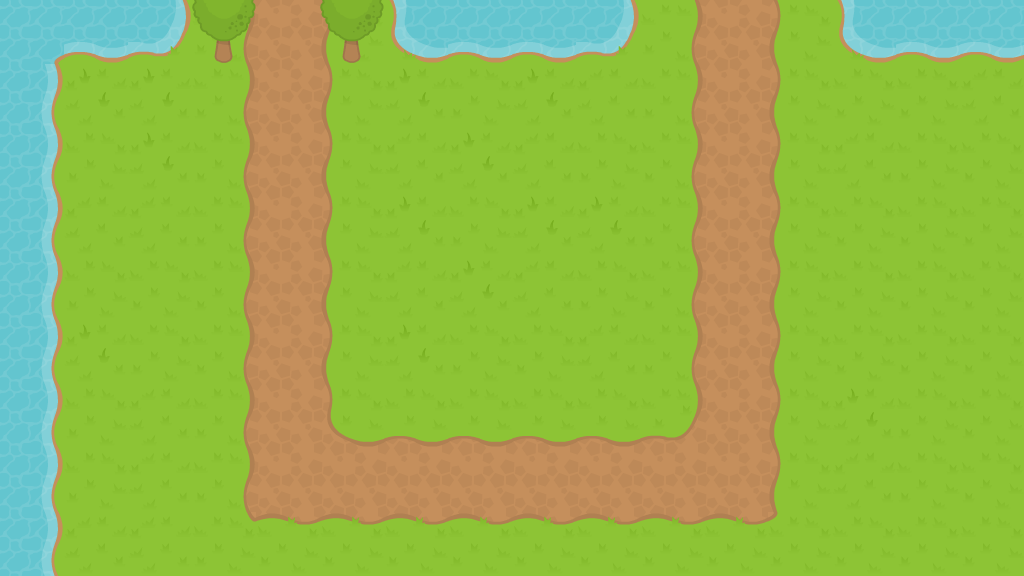

A level layout from a 2D game, rendered from its tile map. Below: a short description, then the map file with tile-grid data replaced by summaries:
An orthogonal 16x9 tile map with 64x64 px tiles, 5 tile layers (BASE_LAYER1, BASE_LAYER2, BUILD_LAYER, TOP_LAYER, ...).

<map version="1.0" orientation="orthogonal" renderorder="left-down" width="16" height="9" tilewidth="64" tileheight="64" nextobjectid="1">
 <tileset firstgid="1" name="RPGpack" tilewidth="64" tileheight="64">
  <image source="RPGpack_sheet.png" width="1280" height="832" />
  <terraintypes>
   <terrain name="Dirt" tile="26" />
   <terrain name="Grass" tile="21" />
   <terrain name="Water" tile="31" />
  </terraintypes>
  <tile id="0" terrain="0,0,0,1" />
  <tile id="1" terrain="0,0,1,1" />
  <tile id="2" terrain="0,0,1,0" />
  <tile id="3" terrain="1,1,1,0" />
  <tile id="4" terrain="1,1,0,1" />
  <tile id="5" terrain="1,1,1,0">
   <properties>
    <property name="walkable" value="1" />
   </properties>
  </tile>
  <tile id="6" terrain="1,1,0,0">
   <properties>
    <property name="walkable" value="1" />
   </properties>
  </tile>
  <tile id="7" terrain="1,1,0,1">
   <properties>
    <property name="walkable" value="1" />
   </properties>
  </tile>
  <tile id="8" terrain="0,0,0,1">
   <properties>
    <property name="walkable" value="1" />
   </properties>
  </tile>
  <tile id="9" terrain="0,0,1,0">
   <properties>
    <property name="walkable" value="1" />
   </properties>
  </tile>
  <tile id="10" terrain="1,1,1,2" />
  <tile id="11" terrain="1,1,2,2" />
  <tile id="12" terrain="1,1,2,1" />
  <tile id="13" terrain="2,2,2,1" />
  <tile id="14" terrain="2,2,1,2" />
  <tile id="20" terrain="0,1,0,1" />
  <tile id="21" terrain="1,1,1,1" />
  <tile id="22" terrain="1,0,1,0" />
  <tile id="23" terrain="1,0,1,1" />
  <tile id="24" terrain="0,1,1,1" />
  <tile id="25" terrain="1,0,1,0">
   <properties>
    <property name="walkable" value="1" />
   </properties>
  </tile>
  <tile id="26" terrain="0,0,0,0">
   <properties>
    <property name="walkable" value="1" />
   </properties>
  </tile>
  <tile id="27" terrain="0,1,0,1">
   <properties>
    <property name="walkable" value="1" />
   </properties>
  </tile>
  <tile id="28" terrain="0,1,0,0">
   <properties>
    <property name="walkable" value="1" />
   </properties>
  </tile>
  <tile id="29" terrain="1,0,0,0">
   <properties>
    <property name="walkable" value="1" />
   </properties>
  </tile>
  <tile id="30" terrain="1,2,1,2" />
  <tile id="31" terrain="2,2,2,2" />
  <tile id="32" terrain="2,1,2,1" />
  <tile id="33" terrain="2,1,2,2" />
  <tile id="34" terrain="1,2,2,2" />
  <tile id="40" terrain="0,1,0,0" />
  <tile id="41" terrain="1,1,0,0" />
  <tile id="42" terrain="1,0,0,0" />
  <tile id="43" terrain="1,1,1,1" />
  <tile id="44" terrain="1,1,1,1" />
  <tile id="45" terrain="1,0,1,1">
   <properties>
    <property name="walkable" value="1" />
   </properties>
  </tile>
  <tile id="46" terrain="0,0,1,1">
   <properties>
    <property name="walkable" value="1" />
   </properties>
  </tile>
  <tile id="47" terrain="0,1,1,1">
   <properties>
    <property name="walkable" value="1" />
   </properties>
  </tile>
  <tile id="50" terrain="1,2,1,1" />
  <tile id="51" terrain="2,2,1,1" />
  <tile id="52" terrain="2,1,1,1" />
  <tile id="53">
   <properties>
    <property name="START_POINT" value="1" />
   </properties>
  </tile>
  <tile id="54">
   <properties>
    <property name="END_POINT" value="1" />
   </properties>
  </tile>
 </tileset>
 <layer name="BASE_LAYER1" width="16" height="9">
  <data>[144 cells, 126 non-empty, 12 distinct tile ids]</data>
 </layer>
 <layer name="BASE_LAYER2" width="16" height="9">
  <data>[144 cells, 0 non-empty, 0 distinct tile ids]</data>
 </layer>
 <layer name="BUILD_LAYER" width="16" height="9">
  <data>[144 cells, 42 non-empty, 7 distinct tile ids]</data>
 </layer>
 <layer name="TOP_LAYER" width="16" height="9">
  <data>[144 cells, 0 non-empty, 0 distinct tile ids]</data>
 </layer>
 <layer name="OBJECTIVE_LAYER" width="16" height="9">
  <data>[144 cells, 1 non-empty, 1 distinct tile ids]</data>
 </layer>
</map>
